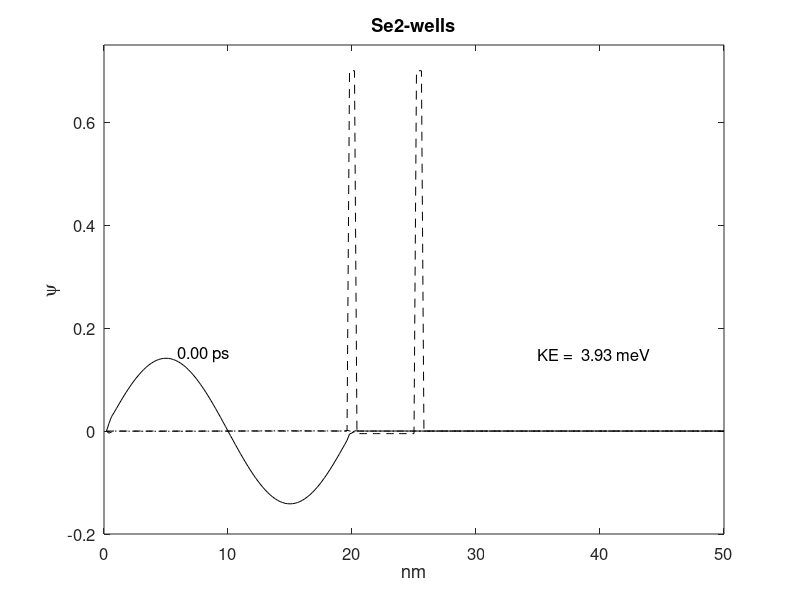
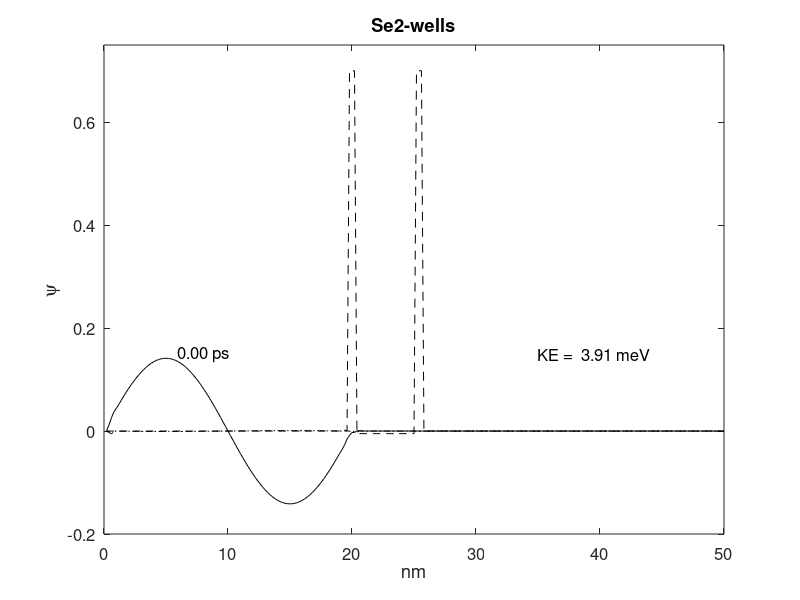
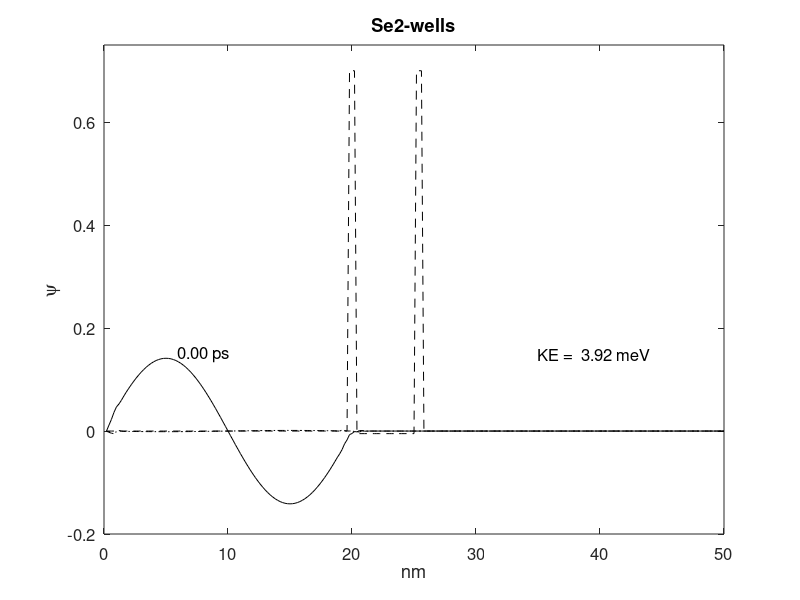
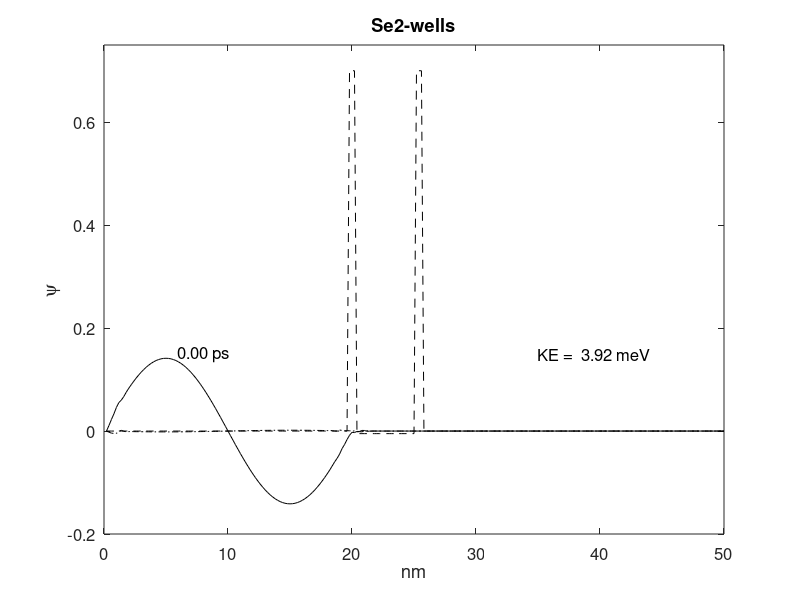

The MATLAB source for these figures, in order: (Note: a time limit stopped this script after it produced the figures.)
% Se2_wells.m.; % 3 wells to form a quasi -FET
clear all
NN = 250; % Number of points in the problem space.
hbar = 1.054e-34; % Plank ?s constant
melec = 9.1e-31; % Mass of an electron
eV2J = 1.6e-19; % Energy conversion factors
J2eV = 1/eV2J;
del_x = .2e-9; % The cells size
dt = 1e-16; % Time steps
ra = (0.5 *hbar/melec)*(dt/del_x^2) % ra must be < .1
DX = del_x *1e9; % Cell size in nm.
XX = (DX:DX:DX *NN); % Length in nm for plotting
% --- Specify the coupled wells -----------------------------
V = zeros(1,NN);
for n =99:101
V(n) = .7 *eV2J;
end
for n =126:128
V(n) = .7 *eV2J;
end
% Middle well
for n =102:125
V(n) = -0.005*eV2J; % Mimics a gate voltage
end
% ----------- Initialized a waveform ------------------------
lambda = 200; % Pulse wavelength
prl = zeros(1,NN);
pim = zeros(1,NN);
ptot = 0.;
for n =2:99
prl(n) = sin(4 *pi*n/lambda) ;
ptot = ptot + prl(n)^2 + pim(n) ^2;
end
pnorm = sqrt(ptot);
% Normalize and check
ptot = 0.;
for n =1:NN
prl(n) = prl(n)/pnorm;
pim(n) = pim(n)/pnorm;
ptot = ptot + prl(n)^2 + pim(n) ^2;
end
ptot
T = 0;
n_step = 1;
while n_step > 0
n_step = input( 'How many time steps -->');
% ------------ This is the main FDTD loop ------------
for m =1:n_step
T = T + 1;
for n =2:NN-1
prl(n) = prl(n) - ra *(pim(n-1) -2*pim(n) + pim(n +1)) ...
+ (dt/hbar) *V(n)*pim(n);
end
for n =2:NN-1
pim(n) = pim(n) + ra *(prl(n-1) -2*prl(n) + prl(n +1)) ...
- (dt/hbar) *V(n)*prl(n);
end
end
% ------------------------
% Check normalization
ptot = 0.;
for n =1:NN
ptot = ptot + prl(n)^2 + pim(n) ^2;
end
ptot
% Calculate the expected values
PE = 0.;
for n =1:NN
psi(n) = prl(n) + 1j *pim(n);
PE = PE + psi(n) *psi(n)'*V(n);
end
PE = PE *J2eV;
ke = 0. + 1j * 0.;
for n =2:NN-1
lap_p = psi(n +1) - 2 *psi(n) + psi(n -1);
ke = ke + lap_p *psi(n)';
end
KE = -J2eV*((hbar/del_x)^2/(2*melec))*real(ke);
%subplot(3,1,1)
plot(XX,prl,'k')
hold on
plot(XX,pim,'-.k')
plot(XX,J2eV*V,'--k')
hold off
axis( [ 0 DX *NN -0.2 .75 ])
TT = text(5,.15,sprintf( '%7.2f ps ',T*dt*1e12));
set(TT,'fontsize',12)
TT = text(35,.15,sprintf( 'KE = %5.2f meV ',1e3*KE));
set(TT,'fontsize',12)
xlabel('nm')
TT = ylabel( 'y','FontName','Symbol','fontsize',12);
set(gca,'fontsize',12)
title('Se2-wells')
T
saveas(gcf,'se2_wells.png')      % This saves the picture to a file
end
